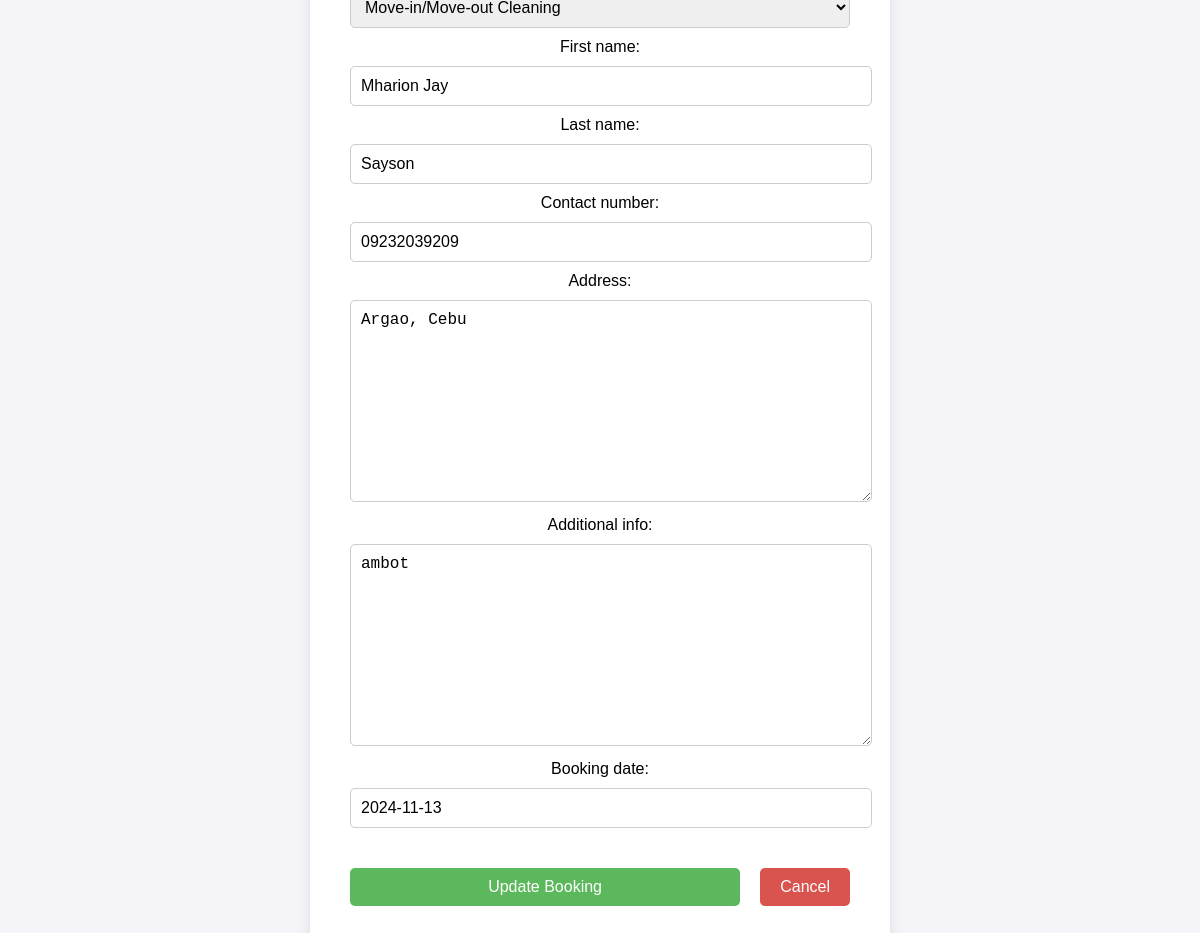
The app's page /booking/update/13/ (signed in), older data.
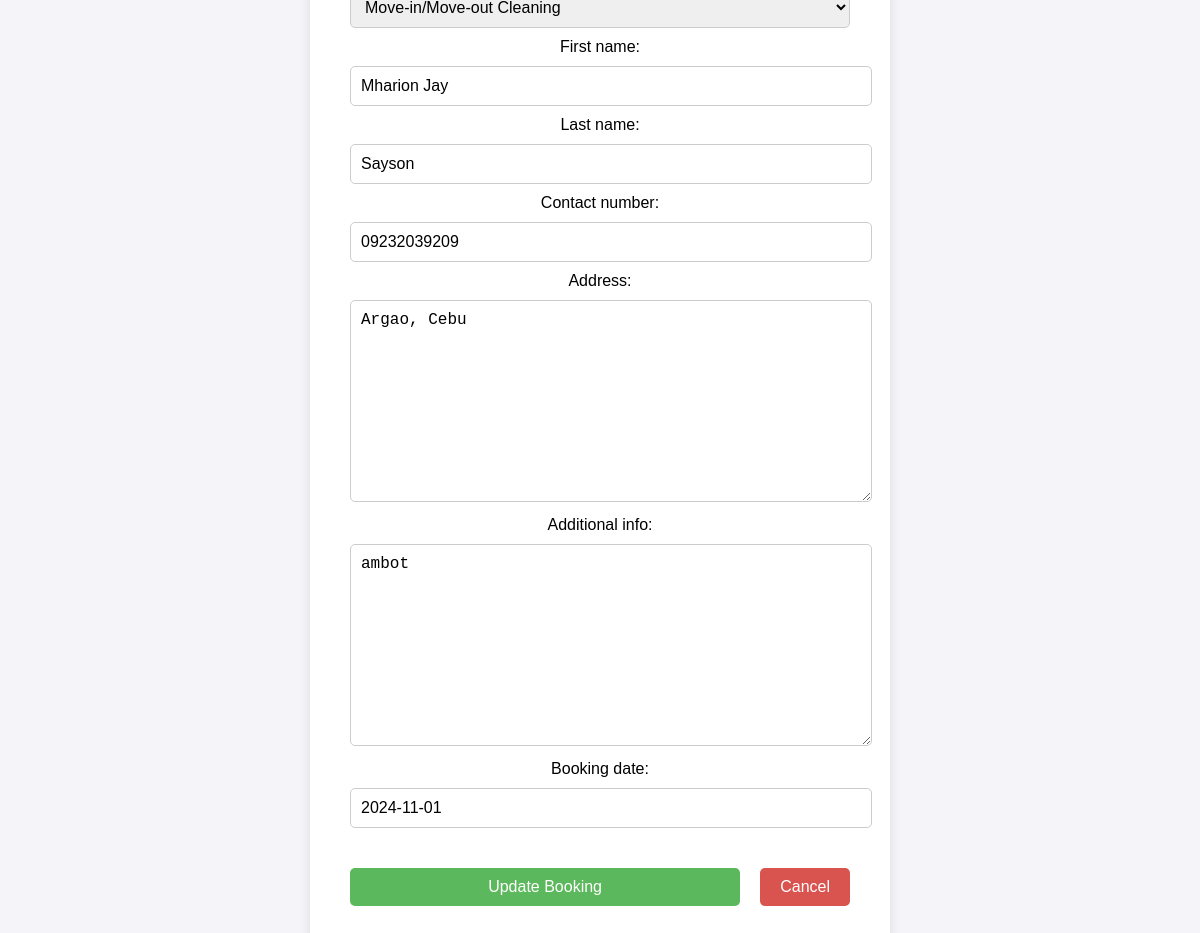
The same page, newer data.
### cleaning/models.py (models this page shows, shortened)
class Booking(models.Model):
    booking_id = models.AutoField(primary_key=True, editable=False)
    CLEANING_CHOICES = [
    ('residential', 'Residential Cleaning'),
    ('commercial', 'Commercial Cleaning'),
    ('deep-cleaning', 'Deep Cleaning'),
    ('move-in-out', 'Move-in/Move-out Cleaning'),
    ('carpet-cleaning', 'Carpet Cleaning'),
    ('upholstery-cleaning', 'Upholstery Cleaning'),
    ('window-cleaning', 'Window Cleaning'),
    ('eco-friendly', 'Eco-friendly Green Cleaning'),
    ('anti-bacterial-mist', 'Anti-Bacterial Mist Treatment'),
    ('car-interior-detailing', 'Car Interior Detailing'),
    ('deep-dry-cleaning', 'Deep Dry Cleaning'),
    ('deep-home-cleaning', 'Deep Home Cleaning'),
    ('deep-upholstery-shampooing', 'Deep Upholstery Shampooing'),
    ('steam-sterilization', 'Superior Steam Sterilization'),
]
    PENDING = 'pending'
    CONFIRMED = 'confirmed'
    DENIED = 'denied'
    COMPLETED = 'completed'
    STATUS_CHOICES = [
        (CONFIRMED, 'Confirmed'),
        (PENDING, 'Pending'),
        (DENIED, 'Denied'),
        (COMPLETED, 'Completed'),
    ]
    user = models.ForeignKey(User, on_delete=models.CASCADE)
    cleaning_service = models.CharField(max_length=100, choices=CLEANING_CHOICES)
    first_name = models.CharField(max_length=100)
    last_name = models.CharField(max_length=100, default='Unknown')
    contact_number = models.CharField(max_length=15)
    address = models.TextField()
    additional_info = models.TextField(blank=True, null=True)
    status = models.CharField(max_length=20, choices=STATUS_CHOICES, default=PENDING)
    created_at = models.DateTimeField(auto_now_add=True)
    booking_date = models.DateField()

### cleaning/views.py (the view)
# urls.py: path('booking/update/<int:pk>/', BookingUpdateView.as_view(), name='update_booking'),
@method_decorator(login_required, name='dispatch')
class BookingUpdateView(UpdateView):
    model = Booking
    form_class = BookingForm
    template_name = 'cleaning/booking_update.html'
    success_url = reverse_lazy('user_profile')
    def get_queryset(self):
        return Booking.objects.filter(user=self.request.user)

### cleaning/forms.py
class BookingForm(forms.ModelForm):
    class Meta:
        model = Booking
        exclude = ['booking_id', 'status', 'user', 'created_at']

### cleaning/templates/cleaning/booking_update.html (shortened to what this page needs)
<!DOCTYPE html>
<html lang="en">
<head>
    {% load static %}
    <link rel="stylesheet" href="{% static 'styles/update_booking.css' %}">
</head>
<body>
    <div class="update-container">
        <form method="post">
            <div class="form-group">
                {{ form.cleaning_service.label_tag }} {{ form.cleaning_service }}
                {{ form.first_name.label_tag }} {{ form.first_name }}
                {{ form.last_name.label_tag }} {{ form.last_name }}
                {{ form.contact_number.label_tag }} {{ form.contact_number }}
                {{ form.address.label_tag }} {{ form.address }}
                {{ form.additional_info.label_tag }} {{ form.additional_info }}
                {{ form.booking_date.label_tag }} {{ form.booking_date }}
            </div>
            <div class="button-group">
                <button type="submit" class="btn update-btn">Update Booking</button>
                <a href="{% url 'u_home' %}" class="btn cancel-btn">Cancel</a>
            </div>
        </form>
    </div>
</body>
</html>

Row changes from the older to the newer data that the page shows:
changed Booking "Move-in/Move-out Cleaning": booking_date "2024-11-13" → "2024-11-01"
